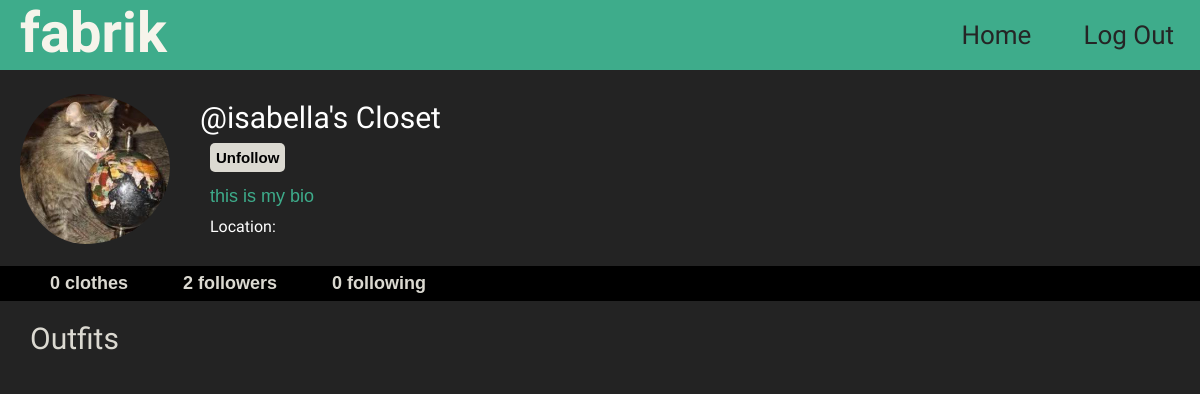
Screenshot of /profile/isabella (signed in) with the database file from the repository.
### core/models.py (models this page shows, shortened)
class Profile(models.Model):
    user = models.ForeignKey(User, on_delete=models.CASCADE)
    id_user = models.IntegerField()
    bio = models.TextField(blank=True)
    profileimg = models.ImageField(upload_to='profile_images', default='blank-profile-picture-png.wbpg')
    location = models.CharField(max_length=100, blank=True)

### core/views.py (the view)
# urls.py: path('profile/<str:pk>', views.profile, name='profile'),
@login_required(login_url='signin')
def profile(request, pk):
    user_object = User.objects.get(username=pk)
    user_profile = Profile.objects.get(user=user_object)
    user_clothing = ClosetItem.objects.filter(user=user_object).order_by('-date_added')
    user_clothing_length = len(user_clothing)
    follower = request.user.username
    user = pk
    if FollowersCount.objects.filter(follower=follower, user=user).first():
        button_text = 'Unfollow'
    else:
        button_text = 'Follow'
    user_followers = len(FollowersCount.objects.filter(user=pk))
    user_following = len(FollowersCount.objects.filter(follower=pk))
    is_own_profile = (request.user == user_object)
    context = {
        'user_object': user_object,
        'user_profile': user_profile,
        'user_clothing': user_clothing,
        'user_clothing_length': user_clothing_length,
        'button_text': button_text,
        'user_followers': user_followers,
        'user_following': user_following,
        'is_own_profile': is_own_profile
    }
    return render(request, 'profile.html', context)

### templates/profile.html (shortened to what this page needs)
{% load static %}
<!DOCTYPE html>
<html lang="en">
<head>
	<link rel="stylesheet" href="{% static 'css/profile.css' %}">
</head>
<body>
 <div class="container">
    <div class="main">
        <div class="topbar">
			<div class="col logo">
				<a href="/">fabrik</a>
			</div>
			<div class="col topbar-contents">
				<a href="logout">Log Out</a>
				<a href="/">Home</a>
			</div>
        </div>
        <div class="row profile-section">
			<div class="col-md-6">
				<img src="{{user_profile.profileimg.url}}" class="profile-img" width="150">
			</div>
			<div class="col-md-6">
				<div class="closet">
					<h3>@{{user_profile.user.username}}'s Closet
						<form action="/follow" method="POST">
							<div class="profile-info">
								{% if user_object.username != user.username %}
								<a data-ripple=""><button type="submit" class="settings-or-follow">{{button_text}}</button></a>
								{% else %}
								<a href="/settings" data-ripple=""><button type="submit" class="settings-or-follow" >Account Settings</button></a>
								{% endif %}
							</div>
						</form>
						<div class="bio">{{user_profile.bio}}</div>
						<div class="location" style="font-size: 1rem; color: white; margin: 10px;">Location: {{user_profile.location}}</div>
					</h3>
				</div>
			</div>
		</div>
		<div class="row following-info">
			<form action="/follow" method="POST">
				<div class="profile-info">
					{% if user_clothing_length == 0 %}
					<span class="info-bar-items"><b>0 clothes</b></span>
					{% elif user_clothing_length == 1 %}
					<span class="info-bar-items"><b>{{user_clothing_length}} clothing item</b></span>
					{% else %}
					<span class="info-bar-items"><b>{{user_clothing_length}} clothes</b></span>
					{% endif %}
					{% if user_followers == 1 %}
					<span class="info-bar-items"><b>{{user_followers}} follower</b></span>
					{% else %}
					<span class="info-bar-items"><b>{{user_followers}} followers</b></span>
					{% endif %}
					<span class="info-bar-items"><b>{{user_following}} following</b></span>
				</div>
			</form>
		</div>
		<div class="row content-section">
            <div class="timeline">
				<div class="items">
					Outfits
				</div>
            </div>
        </div>
    </div>
 </div>
</body>
</html>

### static/css/profile.css (style rules this page uses)
html, body { margin: 0; padding: 0; background-color: rgb(35, 35, 35); }
.main { padding: none; font-family: Arial; background-color: rgb(35, 35, 35); }
.row { display: flex; justify-content: start; align-items: center; }
.topbar { text-align: center; background-color: #3eac8bff; overflow: hidden; font-family: Rozha One, serif; font-size: 3.5rem; }
.logo a { float: left; text-decoration: none; color: #f6f4ebff; padding-left: 20px; font-weight: bold; }
.topbar-contents a { float: right; padding: 20px 26px; font-size: 26px; text-decoration: none; color: rgb(37, 37, 37); }
.profile-img { border-radius: 50%; padding-left: 20px; padding-top: 10px; padding-bottom: 5px; width: 150px; }
.profile-info { padding-left: 10px; }
.profile-section { background-color: rgb(35, 35, 35); float: left; width: 100%; }
.content-section { background-color: rgb(35, 35, 35); float: left; width: 100%; }
.following-info { background-color: rgb(0, 0, 0); color: rgb(219, 217, 209); padding: 7px; padding-left: 15px; font-size: 18px; float: left; width: 100%; }
.info-bar-items { padding: 25px; }
.settings-or-follow { font-size: 15px; padding: 6px; font-weight: bold; background-color: rgb(219, 217, 209); border-radius: 5px; border: none; }
.closet { padding-left: 10px; font-size: 20px; }
h3 { font-size: 30px; font-family: Rozha One, serif; font-weight: normal; color: rgb(255, 255, 255); padding-left: 20px; }
.bio { font-size: 18px;; color: #3eac8bff; font-weight: normal; font-family: arial; padding-top: 14px; padding-left: 10px; }
.timeline { float: center; text-align: justify; }
.items { font-size: 30px; padding: 10px; padding-left: 30px; padding-top: 20px; color: rgb(219, 217, 209); font-family: Rozha One, serif; font-weight: normal; }

### rows the page displays
Profile: profileimg (picture), user.username "isabella", bio "this is my bio"

### other values shown
{{ button_text }} "Unfollow"
{{ user_followers }} "2"
{{ user_following }} "0"
